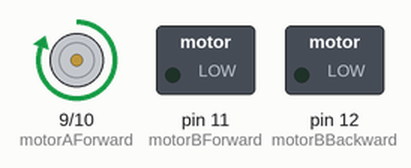
Simulated run of this sketch. Board: Arduino Uno, built with avr-gcc and run on an emulated ATmega328P. Parts: motor-driver pin pairs drawn as motors (green arrow = first pin HIGH = forward, orange = second pin HIGH = backward, longer = more drive), switched loads named in the sketch (green lamp = pin HIGH).

Above: at 3.5 s.
At 7.6 s:
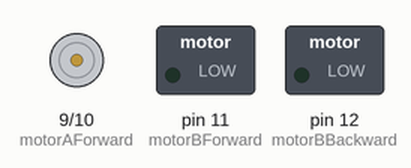
At 11.6 s:
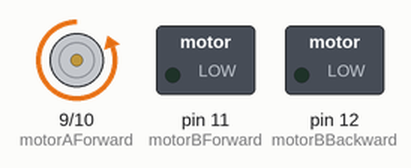
Timing chart, 0 to 21.1 s (numbered marks = the images above):
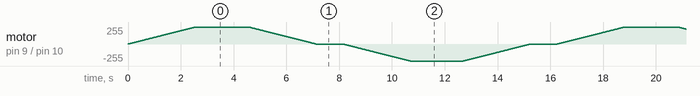

The sketch:

motors_control.ino
```cpp
// Подключаем пины
const int motorAForward = 9;
const int motorABackward = 10;
const int motorBForward = 11;
const int motorBBackward = 12;

const int accelerationDelay = 10; // Задержка между изменениями скорости
const int maxSpeed = 255; // Максимальная скорость (ШИМ значение)

void setup() {
  // Настройка пинов как выходы
  pinMode(motorAForward, OUTPUT);
  pinMode(motorABackward, OUTPUT);
  pinMode(motorBForward, OUTPUT);
  pinMode(motorBBackward, OUTPUT);
}

void accelerateMotors(int pinForward, int pinBackward, int targetSpeed) {
  // Увеличение скорости до targetSpeed
  for (int speed = 0; speed <= targetSpeed; speed++) {
    analogWrite(pinForward, speed);
    analogWrite(pinBackward, LOW);  // Убедимся, что обратный мотор не работает
    delay(accelerationDelay);
  }
}

void decelerateMotors(int pinForward, int pinBackward) {
  // Плавное торможение
  for (int speed = maxSpeed; speed >= 0; speed--) {
    analogWrite(pinForward, speed);
    analogWrite(pinBackward, LOW);
    delay(accelerationDelay);
  }
}

void loop() {
  // Вперёд
  accelerateMotors(motorAForward, motorABackward, maxSpeed);
  delay(2000); // Двигаемся вперёд 2 секунды

  // Торможение
  decelerateMotors(motorAForward, motorABackward);
  delay(1000); // Пауза 1 секунда

  // Назад
  accelerateMotors(motorABackward, motorAForward, maxSpeed);
  delay(2000); // Двигаемся назад 2 секунды

  // Торможение
  decelerateMotors(motorABackward, motorAForward);
  delay(1000); // Пауза 1 секунда
}
```
